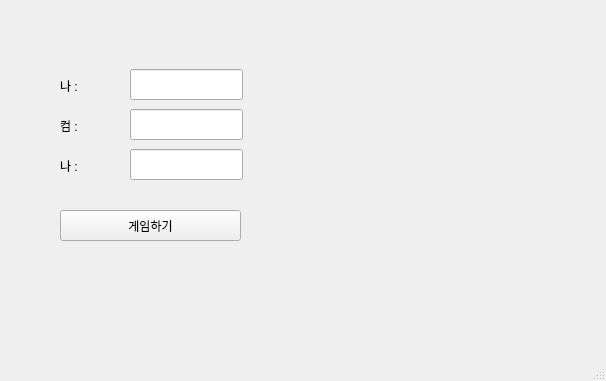
<?xml version="1.0" encoding="UTF-8"?>
<ui version="4.0">
 <class>MainWindow</class>
 <widget class="QMainWindow" name="MainWindow">
  <property name="geometry">
   <rect>
    <x>0</x>
    <y>0</y>
    <width>606</width>
    <height>381</height>
   </rect>
  </property>
  <property name="windowTitle">
   <string>MainWindow</string>
  </property>
  <widget class="QWidget" name="centralwidget">
   <widget class="QLabel" name="lbl_mine">
    <property name="geometry">
     <rect>
      <x>60</x>
      <y>80</y>
      <width>56</width>
      <height>12</height>
     </rect>
    </property>
    <property name="text">
     <string>나 :</string>
    </property>
   </widget>
   <widget class="QLabel" name="lbl_com">
    <property name="geometry">
     <rect>
      <x>60</x>
      <y>120</y>
      <width>56</width>
      <height>12</height>
     </rect>
    </property>
    <property name="text">
     <string>컴 : </string>
    </property>
   </widget>
   <widget class="QLabel" name="lbl_result">
    <property name="geometry">
     <rect>
      <x>60</x>
      <y>160</y>
      <width>56</width>
      <height>12</height>
     </rect>
    </property>
    <property name="text">
     <string>나 :</string>
    </property>
   </widget>
   <widget class="QLineEdit" name="le_mine">
    <property name="geometry">
     <rect>
      <x>130</x>
      <y>69</y>
      <width>113</width>
      <height>31</height>
     </rect>
    </property>
   </widget>
   <widget class="QLineEdit" name="le_com">
    <property name="geometry">
     <rect>
      <x>130</x>
      <y>109</y>
      <width>113</width>
      <height>31</height>
     </rect>
    </property>
   </widget>
   <widget class="QLineEdit" name="le_result">
    <property name="geometry">
     <rect>
      <x>130</x>
      <y>149</y>
      <width>113</width>
      <height>31</height>
     </rect>
    </property>
   </widget>
   <widget class="QPushButton" name="pb">
    <property name="geometry">
     <rect>
      <x>60</x>
      <y>210</y>
      <width>181</width>
      <height>31</height>
     </rect>
    </property>
    <property name="text">
     <string>게임하기</string>
    </property>
   </widget>
  </widget>
  <widget class="QMenuBar" name="menubar">
   <property name="geometry">
    <rect>
     <x>0</x>
     <y>0</y>
     <width>606</width>
     <height>21</height>
    </rect>
   </property>
  </widget>
  <widget class="QStatusBar" name="statusbar"/>
 </widget>
 <resources/>
 <connections/>
</ui>
